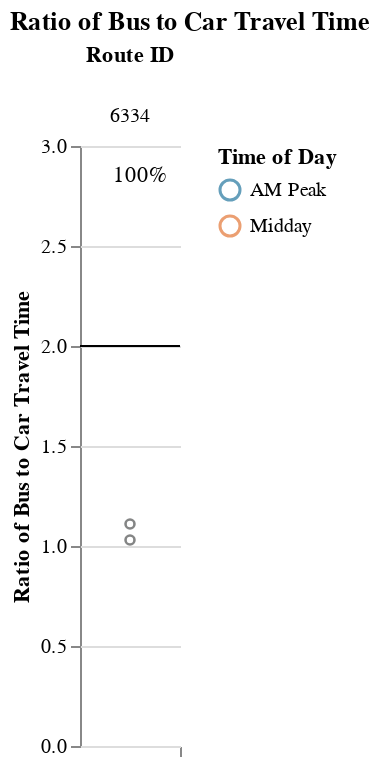
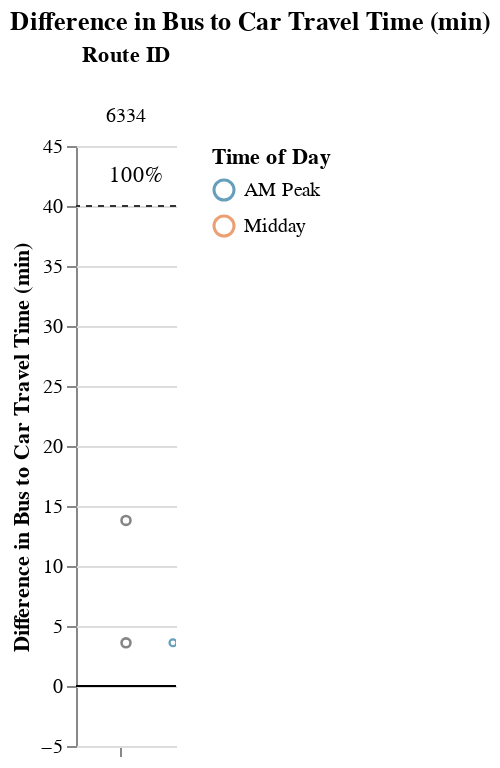

Notebook code for these charts, in order:
### Markdown cell above
### Long Routes (> 1.5 hrs)

### Code cell
route_group = "long"
try:
    display_charts_for_route_group(df, route_group)
except:
    print("No routes meet this criteria.")

### Figure 1 — Vega-Lite specification as saved in the notebook (floating-point values rounded to 4 significant figures)
{"config": {"view": {"continuousWidth": 400, "continuousHeight": 300, "stroke": null}, "facet": {"spacing": 0}}, "data": {"name": "data-c920e433164c3f57ec1ab0a62d0b7640"}, "facet": {"column": {"field": "route_id", "sort": ["6334"], "title": "Route ID", "type": "nominal"}}, "spec": {"layer": [{"mark": "rule", "encoding": {"color": {"value": "black"}, "y": {"field": "cutoff", "type": "quantitative"}}, "selection": {"selector001": {"type": "interval", "bind": "scales", "encodings": ["x", "y"]}}}, {"mark": {"type": "point", "opacity": 0.65, "size": 12, "strokeWidth": 1.1}, "encoding": {"color": {"field": "time_of_day", "scale": {"range": ["#136C97", "#E16B26", "#F6BF16", "#00896B", "#7790A3", "#5B559C"]}, "sort": ["AM Peak", "Midday", "PM Peak", "Owl Service"], "title": "Time of Day", "type": "nominal"}, "tooltip": [{"field": "route_id", "type": "nominal"}, {"field": "route_name", "type": "nominal"}, {"field": "trip_id", "type": "nominal"}, {"field": "service_hours", "type": "quantitative"}, {"field": "car_duration_hours", "type": "quantitative"}, {"field": "bus_multiplier", "type": "quantitative"}, {"field": "bus_difference", "type": "quantitative"}, {"field": "num_trips", "type": "quantitative"}, {"field": "num_competitive", "type": "quantitative"}, {"field": "pct_trips_competitive", "type": "quantitative"}, {"field": "pct_below_cutoff", "type": "quantitative"}, {"field": "p25", "type": "quantitative"}, {"field": "p50", "type": "quantitative"}, {"field": "p75", "type": "quantitative"}], "x": {"axis": {"grid": false, "labels": false, "ticks": true, "values": [0]}, "field": "jitter", "scale": {}, "title": null, "type": "quantitative"}, "y": {"field": "bus_multiplier", "scale": {"domain": [0, 3.0]}, "title": "Ratio of Bus to Car Travel Time", "type": "quantitative"}}, "transform": [{"calculate": "sqrt(-2*log(random()))*cos(2*PI*random())", "as": "jitter"}], "width": 50}, {"layer": [{"mark": {"type": "point", "opacity": 0.6, "size": 20, "strokeWidth": 1.3}, "encoding": {"color": {"value": "#323434"}, "y": {"field": "bus_multiplier", "type": "quantitative"}}, "transform": [{"filter": "(datum.p50_trip === 1)"}]}, {"mark": {"type": "text", "align": "center", "baseline": "middle"}, "encoding": {"color": {"value": "black"}, "text": {"field": "pct_trips_competitive", "format": ".0%", "type": "quantitative"}, "tooltip": [{"field": "route_id", "type": "nominal"}, {"field": "route_name", "type": "nominal"}, {"field": "trip_id", "type": "nominal"}, {"field": "service_hours", "type": "quantitative"}, {"field": "car_duration_hours", "type": "quantitative"}, {"field": "bus_multiplier", "type": "quantitative"}, {"field": "bus_difference", "type": "quantitative"}, {"field": "num_trips", "type": "quantitative"}, {"field": "num_competitive", "type": "quantitative"}, {"field": "pct_trips_competitive", "type": "quantitative"}, {"field": "pct_below_cutoff", "type": "quantitative"}, {"field": "p25", "type": "quantitative"}, {"field": "p50", "type": "quantitative"}, {"field": "p75", "type": "quantitative"}], "x": {"value": 30}, "y": {"value": 15}}, "transform": [{"calculate": "sqrt(-2*log(random()))*cos(2*PI*random())", "as": "jitter"}, {"filter": "(datum.fastest_trip === 1)"}]}]}]}, "resolve": {"scale": {"y": "shared"}}, "title": "Ratio of Bus to Car Travel Time", "$schema": "https://vega.github.io/schema/vega-lite/v4.17.0.json", "datasets": {"data-c920e433164c3f57ec1ab0a62d0b7640": [{"calitp_itp_id": 204, "trip_key": -8482069701385664059, "trip_id": "t_110899_b_26553_tn_0", "shape_id": "p_787876", "route_id": "6334", "service_hours": 2.08, "trip_first_departure_ts": 28800, "trip_last_arrival_ts": 36300, "departure_hour": 8, "time_of_day": "AM Peak", "p25": 2.123, "p50": 2.165, "p75": 2.208, "p50_trip": 1, "fastest_trip": 1, "car_duration_hours": 2.02, "competitive_route": 1, "bus_multiplier": 1.03, "bus_difference": 3.6, "num_trips": 2, "num_competitive": 2, "pct_trips_competitive": 1.0, "bus_difference_spread": 10.2, "route_group": "long", "max_trip_hrs": 2.25, "max_trip_route_group": 2.25, "below_cutoff": 2, "pct_below_cutoff": 1.0, "name": "Modoc Transportation Authority ", "caltrans_district": "02 - Redding", "drmt_organization_name": null, "route_name": "Klamath Falls", "cutoff2": 40, "cutoff": 2}, {"calitp_itp_id": 204, "trip_key": -5907327273730479531, "trip_id": "t_110897_b_26553_tn_0", "shape_id": "p_110888", "route_id": "6334", "service_hours": 2.25, "trip_first_departure_ts": 48600, "trip_last_arrival_ts": 56700, "departure_hour": 13, "time_of_day": "Midday", "p25": 2.123, "p50": 2.165, "p75": 2.208, "p50_trip": 1, "fastest_trip": 0, "car_duration_hours": 2.02, "competitive_route": 1, "bus_multiplier": 1.11, "bus_difference": 13.8, "num_trips": 2, "num_competitive": 2, "pct_trips_competitive": 1.0, "bus_difference_spread": 10.2, "route_group": "long", "max_trip_hrs": 2.25, "max_trip_route_group": 2.25, "below_cutoff": 2, "pct_below_cutoff": 1.0, "name": "Modoc Transportation Authority ", "caltrans_district": "02 - Redding", "drmt_organization_name": null, "route_name": "Klamath Falls", "cutoff2": 40, "cutoff": 2}]}}

### Figure 2 — Vega-Lite specification as saved in the notebook (floating-point values rounded to 4 significant figures)
{"config": {"view": {"continuousWidth": 400, "continuousHeight": 300, "stroke": null}, "facet": {"spacing": 0}}, "data": {"name": "data-958368494c91b547391abf03dc3023ed"}, "facet": {"column": {"field": "route_id", "sort": ["6334"], "title": "Route ID", "type": "nominal"}}, "spec": {"layer": [{"mark": "rule", "encoding": {"color": {"value": "black"}, "y": {"field": "cutoff", "type": "quantitative"}}, "selection": {"selector002": {"type": "interval", "bind": "scales", "encodings": ["x", "y"]}}}, {"mark": {"type": "rule", "strokeDash": [3, 3]}, "encoding": {"color": {"value": "#323434"}, "y": {"field": "cutoff2", "type": "quantitative"}}}, {"mark": {"type": "point", "opacity": 0.65, "size": 12, "strokeWidth": 1.1}, "encoding": {"color": {"field": "time_of_day", "scale": {"range": ["#136C97", "#E16B26", "#F6BF16", "#00896B", "#7790A3", "#5B559C"]}, "sort": ["AM Peak", "Midday", "PM Peak", "Owl Service"], "title": "Time of Day", "type": "nominal"}, "tooltip": [{"field": "route_id", "type": "nominal"}, {"field": "route_name", "type": "nominal"}, {"field": "trip_id", "type": "nominal"}, {"field": "service_hours", "type": "quantitative"}, {"field": "car_duration_hours", "type": "quantitative"}, {"field": "bus_multiplier", "type": "quantitative"}, {"field": "bus_difference", "type": "quantitative"}, {"field": "num_trips", "type": "quantitative"}, {"field": "num_competitive", "type": "quantitative"}, {"field": "pct_trips_competitive", "type": "quantitative"}, {"field": "pct_below_cutoff", "type": "quantitative"}, {"field": "p25", "type": "quantitative"}, {"field": "p50", "type": "quantitative"}, {"field": "p75", "type": "quantitative"}], "x": {"axis": {"grid": false, "labels": false, "ticks": true, "values": [0]}, "field": "jitter", "scale": {}, "title": null, "type": "quantitative"}, "y": {"field": "bus_difference", "scale": {"domain": [-5, 45.0]}, "title": "Difference in Bus to Car Travel Time (min)", "type": "quantitative"}}, "transform": [{"calculate": "sqrt(-2*log(random()))*cos(2*PI*random())", "as": "jitter"}], "width": 50}, {"layer": [{"mark": {"type": "point", "opacity": 0.6, "size": 20, "strokeWidth": 1.3}, "encoding": {"color": {"value": "#323434"}, "y": {"field": "bus_difference", "type": "quantitative"}}, "transform": [{"filter": "(datum.p50_trip === 1)"}]}, {"mark": {"type": "text", "align": "center", "baseline": "middle"}, "encoding": {"color": {"value": "black"}, "text": {"field": "pct_trips_competitive", "format": ".0%", "type": "quantitative"}, "tooltip": [{"field": "route_id", "type": "nominal"}, {"field": "route_name", "type": "nominal"}, {"field": "trip_id", "type": "nominal"}, {"field": "service_hours", "type": "quantitative"}, {"field": "car_duration_hours", "type": "quantitative"}, {"field": "bus_multiplier", "type": "quantitative"}, {"field": "bus_difference", "type": "quantitative"}, {"field": "num_trips", "type": "quantitative"}, {"field": "num_competitive", "type": "quantitative"}, {"field": "pct_trips_competitive", "type": "quantitative"}, {"field": "pct_below_cutoff", "type": "quantitative"}, {"field": "p25", "type": "quantitative"}, {"field": "p50", "type": "quantitative"}, {"field": "p75", "type": "quantitative"}], "x": {"value": 30}, "y": {"value": 15}}, "transform": [{"calculate": "sqrt(-2*log(random()))*cos(2*PI*random())", "as": "jitter"}, {"filter": "(datum.fastest_trip === 1)"}]}]}]}, "resolve": {"scale": {"y": "shared"}}, "title": "Difference in Bus to Car Travel Time (min)", "$schema": "https://vega.github.io/schema/vega-lite/v4.17.0.json", "datasets": {"data-958368494c91b547391abf03dc3023ed": [{"calitp_itp_id": 204, "trip_key": -8482069701385664059, "trip_id": "t_110899_b_26553_tn_0", "shape_id": "p_787876", "route_id": "6334", "service_hours": 2.08, "trip_first_departure_ts": 28800, "trip_last_arrival_ts": 36300, "departure_hour": 8, "time_of_day": "AM Peak", "p25": 2.123, "p50": 2.165, "p75": 2.208, "p50_trip": 1, "fastest_trip": 1, "car_duration_hours": 2.02, "competitive_route": 1, "bus_multiplier": 1.03, "bus_difference": 3.6, "num_trips": 2, "num_competitive": 2, "pct_trips_competitive": 1.0, "bus_difference_spread": 10.2, "route_group": "long", "max_trip_hrs": 2.25, "max_trip_route_group": 2.25, "below_cutoff": 2, "pct_below_cutoff": 1.0, "name": "Modoc Transportation Authority ", "caltrans_district": "02 - Redding", "drmt_organization_name": null, "route_name": "Klamath Falls", "cutoff2": 40, "cutoff": 0}, {"calitp_itp_id": 204, "trip_key": -5907327273730479531, "trip_id": "t_110897_b_26553_tn_0", "shape_id": "p_110888", "route_id": "6334", "service_hours": 2.25, "trip_first_departure_ts": 48600, "trip_last_arrival_ts": 56700, "departure_hour": 13, "time_of_day": "Midday", "p25": 2.123, "p50": 2.165, "p75": 2.208, "p50_trip": 1, "fastest_trip": 0, "car_duration_hours": 2.02, "competitive_route": 1, "bus_multiplier": 1.11, "bus_difference": 13.8, "num_trips": 2, "num_competitive": 2, "pct_trips_competitive": 1.0, "bus_difference_spread": 10.2, "route_group": "long", "max_trip_hrs": 2.25, "max_trip_route_group": 2.25, "below_cutoff": 2, "pct_below_cutoff": 1.0, "name": "Modoc Transportation Authority ", "caltrans_district": "02 - Redding", "drmt_organization_name": null, "route_name": "Klamath Falls", "cutoff2": 40, "cutoff": 0}]}}
